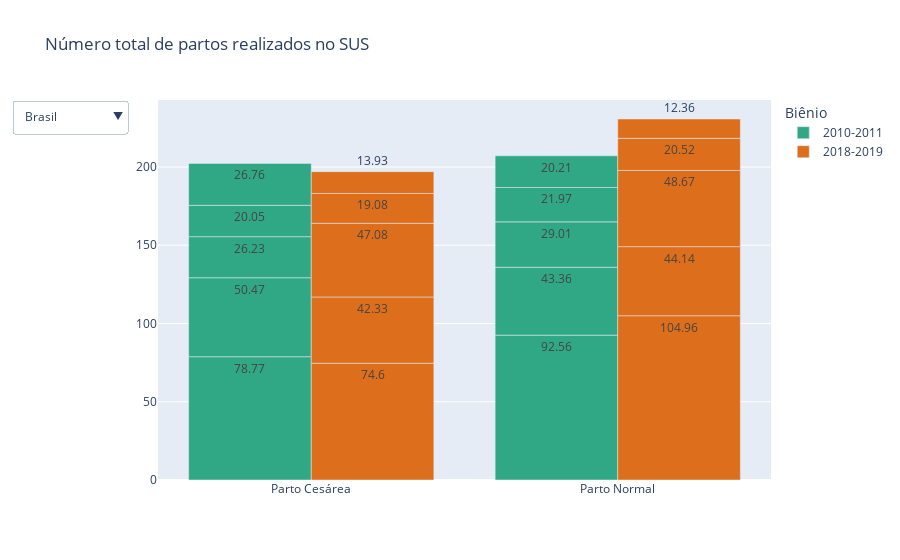

Here is the notebook cell this chart was saved with:
### Markdown cell above
### Região

### Code cell
df_critic_regiao = critic(
  select_and_group(df_proc_bienio, df_locs, cols_critic),
  critic_level=2)
fig_critic_regiao = fig_count_partos(df_critic_regiao)
fig_critic_regiao.show()

### Figure 1 — Plotly figure (JSON) as saved in the notebook; plotly's stock layout.template omitted (floating-point values rounded to 4 significant figures)
{"data": [{"marker": {"color": "#31A885"}, "name": "2010-2011", "text": [78.77, 92.56, 50.47, 43.36, 26.23, 29.01, 20.05, 21.97, 26.76, 20.21], "textposition": "auto", "type": "bar", "x": ["Parto Cesárea", "Parto Normal", "Parto Cesárea", "Parto Normal", "Parto Cesárea", "Parto Normal", "Parto Cesárea", "Parto Normal", "Parto Cesárea", "Parto Normal"], "y": [78.77, 92.56, 50.47, 43.36, 26.23, 29.01, 20.05, 21.97, 26.76, 20.21]}, {"marker": {"color": "#DD6F1C"}, "name": "2018-2019", "text": [74.6, 105.0, 42.33, 44.14, 47.08, 48.67, 19.08, 20.52, 13.93, 12.36], "textposition": "auto", "type": "bar", "x": ["Parto Cesárea", "Parto Normal", "Parto Cesárea", "Parto Normal", "Parto Cesárea", "Parto Normal", "Parto Cesárea", "Parto Normal", "Parto Cesárea", "Parto Normal"], "y": [74.6, 105.0, 42.33, 44.14, 47.08, 48.67, 19.08, 20.52, 13.93, 12.36]}], "layout": {"legend": {"title": {"text": "Biênio"}}, "title": {"text": "Número total de partos realizados no SUS"}, "updatemenus": [{"buttons": [{"args": [{"y": [[78.77, 92.56, 50.47, 43.36, 26.23, 29.01, 20.05, 21.97, 26.76, 20.21], [74.6, 105.0, 42.33, 44.14, 47.08, 48.67, 19.08, 20.52, 13.93, 12.36]]}], "label": "Brasil", "method": "update"}, {"args": [{"y": [[78.77, 92.56], [74.6, 105.0]]}], "label": "Centro-Oeste", "method": "update"}, {"args": [{"y": [[50.47, 43.36], [42.33, 44.14]]}], "label": "Nordeste", "method": "update"}, {"args": [{"y": [[26.23, 29.01], [47.08, 48.67]]}], "label": "Norte", "method": "update"}, {"args": [{"y": [[20.05, 21.97], [19.08, 20.52]]}], "label": "Sudeste", "method": "update"}, {"args": [{"y": [[26.76, 20.21], [13.93, 12.36]]}], "label": "Sul", "method": "update"}], "direction": "down", "showactive": true}]}}
